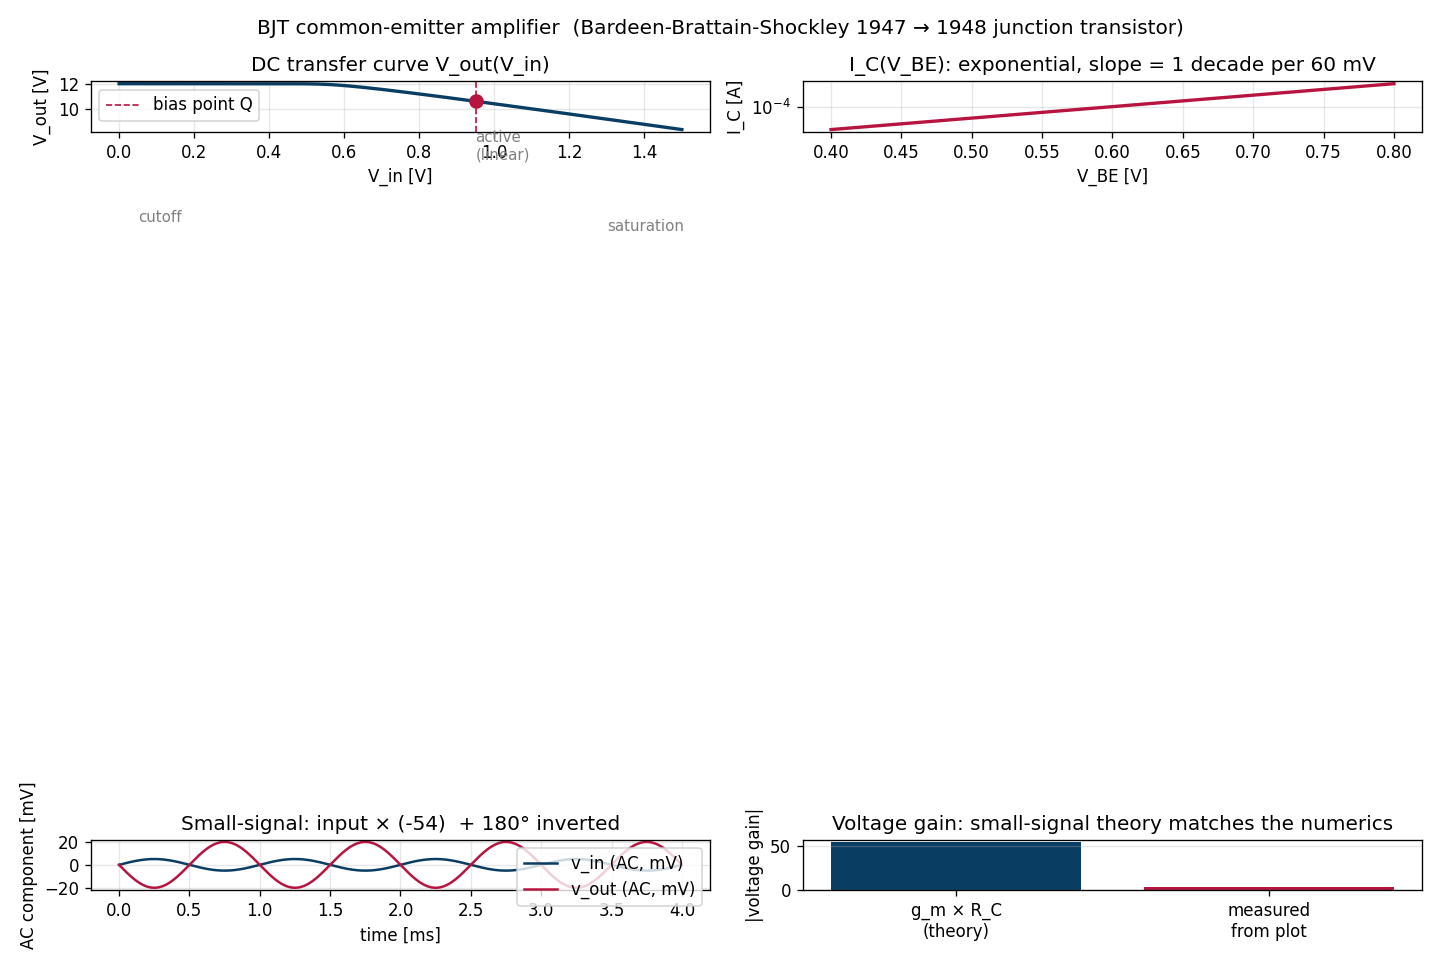

This chart was generated by the following Python code:
"""
Chapter 2.4 - The common-emitter BJT amplifier (1947 → today).

Phenomenon
----------
A small AC voltage at the base of a bipolar junction transistor produces a
much larger AC voltage at the collector. This is *amplification* — the
defining capability of an electronic device that distinguishes "active" from
"passive" components.

Bardeen, Brattain and Shockley demonstrated the first solid-state version
on 23 Dec 1947 at Bell Labs.  Before that, every radio in the world used
vacuum tubes; the transistor replaced them, and 76 years later your laptop
has 30 billion of them on a single chip.

Math
----
Ebers-Moll-ish, simplified:
    I_C = Is * exp(V_BE / V_T)        (collector current)
    I_B = I_C / beta                  (base current)

Small-signal voltage gain (textbook):  A_v = -g_m * R_C    where g_m = I_C / V_T
We compute everything from scratch via Newton iteration on the actual ODE.
"""
import numpy as np
import torch
import matplotlib.pyplot as plt
import os

torch.set_default_dtype(torch.float64)

# ---------- Operating point ----------
VCC  = 12.0
RC   = 4.7e3
RB   = 220e3
beta = 200.0
Is   = 1e-14
VT   = 0.02585          # thermal voltage @ 300 K

def collector_current(VBE):
    return Is * (torch.exp(VBE / VT) - 1)

# DC bias: pick V_in_DC such that the transistor sits in the middle of its range
def solve_op(V_in):
    """Given V_in (base voltage relative to ground, emitter grounded), find V_BE,
    I_B, I_C, V_out."""
    VBE = torch.full_like(torch.as_tensor(V_in), 0.7) if isinstance(V_in, torch.Tensor) else torch.tensor(0.7)
    V_in_t = torch.as_tensor(V_in)
    for _ in range(50):
        IC = collector_current(VBE)
        IB = IC / beta
        # KVL on input loop:  V_in = IB * RB + VBE
        f = V_in_t - IB * RB - VBE
        # df/dVBE = -RB/beta * dIC/dVBE - 1
        dIC = (Is / VT) * torch.exp(VBE / VT)
        df_dVBE = -RB * dIC / beta - 1.0
        VBE = VBE - f / df_dVBE
    IC = collector_current(VBE)
    Vout = VCC - IC * RC
    return VBE, IC, Vout

# DC sweep of input voltage to draw transfer curve
V_in_sweep = torch.linspace(0.0, 1.5, 500)
_, _, V_out_sweep = solve_op(V_in_sweep)

# Pick a quiescent point in the middle of the linear region
V_in_Q = 0.95
_, IC_Q, V_out_Q = solve_op(V_in_Q)
gm_Q = IC_Q / VT
Av_predicted = -gm_Q * RC

# Time-domain demo: 1 kHz sine, small signal
fs = 1e6
t = torch.linspace(0, 4e-3, int(fs * 4e-3))
v_signal_amp = 0.005  # 5 mV peak input -> small signal regime
v_in_t = V_in_Q + v_signal_amp * torch.sin(2 * np.pi * 1e3 * t)
_, _, v_out_t = solve_op(v_in_t)

# ---------- Plot ----------
fig, axes = plt.subplots(2, 2, figsize=(12, 8))

ax = axes[0, 0]
ax.plot(V_in_sweep.numpy(), V_out_sweep.numpy(), color="#0a3d62", lw=2)
ax.axvline(V_in_Q, ls="--", color="#b71540", lw=1, label="bias point Q")
ax.scatter([V_in_Q], [V_out_Q.item()], color="#b71540", zorder=5, s=60)
ax.set_xlabel("V_in [V]"); ax.set_ylabel("V_out [V]")
ax.set_title("DC transfer curve V_out(V_in)")
ax.legend(); ax.grid(alpha=0.3)
ax.text(0.05, 1.0, "cutoff", fontsize=9, color="gray")
ax.text(0.95, 6.0, "active\n(linear)", fontsize=9, color="gray")
ax.text(1.3, 0.3, "saturation", fontsize=9, color="gray")

ax = axes[0, 1]
# I_C vs V_BE on a semilog plot — exponential characteristic
VBE_sweep = torch.linspace(0.4, 0.8, 400)
IC_sweep = collector_current(VBE_sweep)
ax.semilogy(VBE_sweep.numpy(), IC_sweep.numpy(), color="#b71540", lw=2)
ax.set_xlabel("V_BE [V]"); ax.set_ylabel("I_C [A]")
ax.set_title("I_C(V_BE): exponential, slope = 1 decade per 60 mV")
ax.grid(alpha=0.3, which="both")

ax = axes[1, 0]
ax.plot(t.numpy() * 1e3, (v_in_t - V_in_Q).numpy() * 1e3, label="v_in (AC, mV)", color="#0a3d62")
ax.plot(t.numpy() * 1e3, (v_out_t - V_out_Q).numpy() * 1e3, label="v_out (AC, mV)", color="#b71540")
ax.set_xlabel("time [ms]"); ax.set_ylabel("AC component [mV]")
ax.set_title(f"Small-signal: input × ({Av_predicted:+.0f})  + 180° inverted")
ax.legend(); ax.grid(alpha=0.3)

ax = axes[1, 1]
ax.bar(["g_m × R_C\n(theory)", "measured\nfrom plot"],
       [abs(Av_predicted), float((v_out_t.max() - v_out_t.min()) / (v_in_t.max() - v_in_t.min()))],
       color=["#0a3d62", "#b71540"])
ax.set_ylabel("|voltage gain|")
ax.set_title("Voltage gain: small-signal theory matches the numerics")
ax.grid(alpha=0.3, axis="y")

fig.suptitle("BJT common-emitter amplifier  (Bardeen-Brattain-Shockley 1947 → 1948 junction transistor)",
             fontsize=12)
fig.tight_layout()
out = os.path.join(os.path.dirname(__file__), "bjt_amplifier.png")
fig.savefig(out, dpi=120)
print(f"saved {out}")
